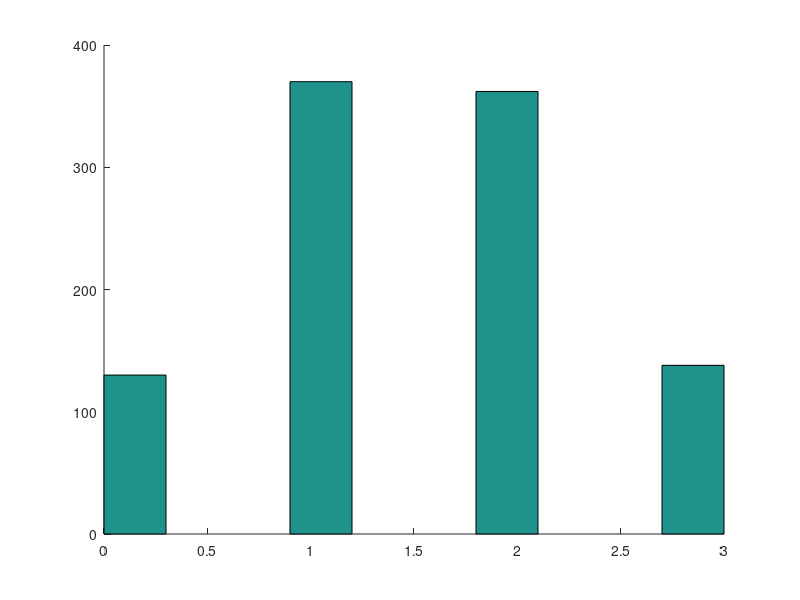

MATLAB code for this plot:
% input for solution
% n = input('Nr of trials = ');
% p = input('Pr. of success = ');
n = 3
p = 0.5

% declaration & initialization
x = 0:n; % x
px =  binopdf(x,n,p); % probability of x

% graph
plot(x,px,'*');

xx=0:0.1:n;
fx = binocdf(xx,n,p);

hold on

plot(xx,fx,'-');

% probabilities (in caiet mai multe)
p1 = binopdf(0,3,0.5)
p2 = 1 - binopdf(2,3,0.5)
p3 = binocdf(2,3,0.5)
p4 = binocdf(1.9,3,0.5)
p6 = binocdf(1,3,0.5)
p5 = binocdf(0,3,0.5)

% N = input('Nr of simulations = '); % reads something
N = 1000
C = rand(3,N); % matrix of 3xN elements

D = C < 0.5;

E = sum(D);

sum(sum(D));

clf; % clear

hold on

hist(E); % histogram(D)
